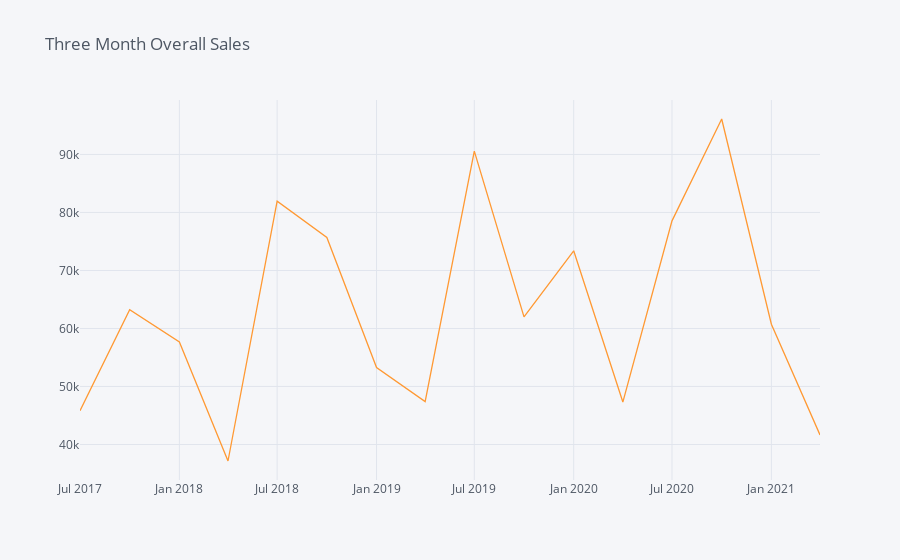

Notebook code cell kept with this figure:
### Code cell
df_three_months['quantity'].iplot(title="Three Month Overall Sales")

### Figure 1 — Plotly figure (JSON) as saved in the notebook; plotly's stock layout.template omitted (floating-point values rounded to 4 significant figures)
{"data": [{"line": {"color": "rgba(255, 153, 51, 1.0)", "dash": "solid", "shape": "linear", "width": 1.3}, "mode": "lines", "name": "quantity", "text": "", "type": "scatter", "x": ["2017-07", "2017-10", "2018-01", "2018-04", "2018-07", "2018-10", "2019-01", "2019-04", "2019-07", "2019-10", "2020-01", "2020-04", "2020-07", "2020-10", "2021-01", "2021-04"], "y": [45810.0, 63240.0, 57684, 37150.0, 81940.0, 75690.0, 53260.0, 47400.0, 90570.0, 61990.0, 73380.0, 47310.0, 78550.0, 96100.0, 60740.0, 41650.0]}], "layout": {"legend": {"bgcolor": "#F5F6F9", "font": {"color": "#4D5663"}}, "paper_bgcolor": "#F5F6F9", "plot_bgcolor": "#F5F6F9", "title": {"font": {"color": "#4D5663"}, "text": "Three Month Overall Sales"}, "xaxis": {"gridcolor": "#E1E5ED", "showgrid": true, "tickfont": {"color": "#4D5663"}, "title": {"font": {"color": "#4D5663"}, "text": ""}, "zerolinecolor": "#E1E5ED"}, "yaxis": {"gridcolor": "#E1E5ED", "showgrid": true, "tickfont": {"color": "#4D5663"}, "title": {"font": {"color": "#4D5663"}, "text": ""}, "zerolinecolor": "#E1E5ED"}}}
